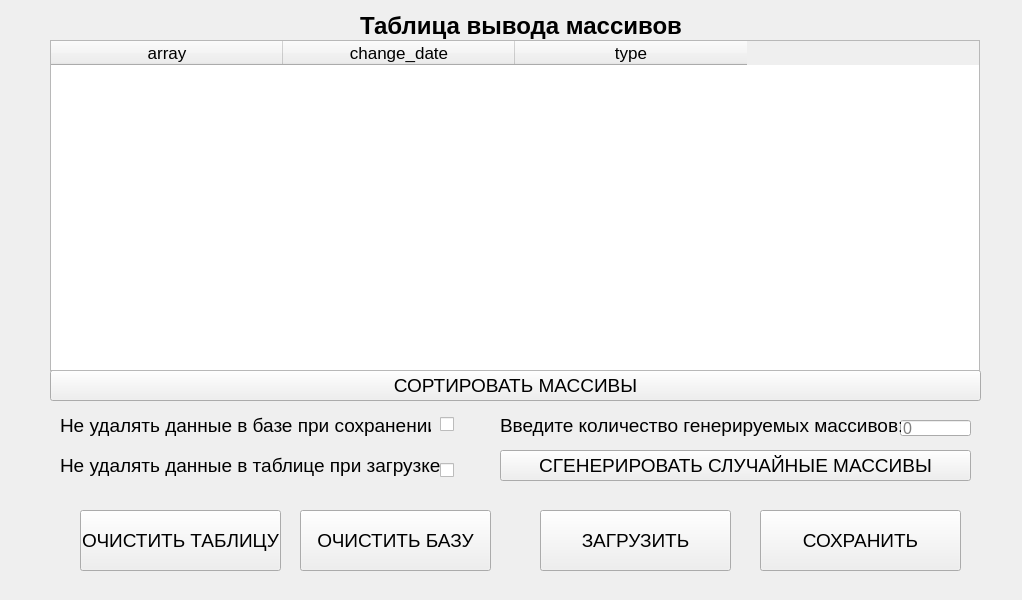
<?xml version="1.0" encoding="UTF-8"?>
<ui version="4.0">
 <class>MainWindowClass</class>
 <widget class="QMainWindow" name="MainWindowClass">
  <property name="geometry">
   <rect>
    <x>0</x>
    <y>0</y>
    <width>1022</width>
    <height>600</height>
   </rect>
  </property>
  <property name="windowTitle">
   <string>РПС. Лабораторная работа №3</string>
  </property>
  <widget class="QWidget" name="centralWidget">
   <widget class="QPushButton" name="random_btn">
    <property name="geometry">
     <rect>
      <x>500</x>
      <y>450</y>
      <width>471</width>
      <height>31</height>
     </rect>
    </property>
    <property name="font">
     <font>
      <pointsize>14</pointsize>
      <bold>false</bold>
     </font>
    </property>
    <property name="text">
     <string>СГЕНЕРИРОВАТЬ СЛУЧАЙНЫЕ МАССИВЫ</string>
    </property>
   </widget>
   <widget class="QTableWidget" name="output_table">
    <property name="geometry">
     <rect>
      <x>50</x>
      <y>40</y>
      <width>930</width>
      <height>331</height>
     </rect>
    </property>
    <property name="editTriggers">
     <set>QAbstractItemView::NoEditTriggers</set>
    </property>
    <property name="dragEnabled">
     <bool>false</bool>
    </property>
    <property name="dragDropMode">
     <enum>QAbstractItemView::NoDragDrop</enum>
    </property>
    <property name="columnCount">
     <number>3</number>
    </property>
    <attribute name="horizontalHeaderVisible">
     <bool>true</bool>
    </attribute>
    <attribute name="horizontalHeaderCascadingSectionResizes">
     <bool>false</bool>
    </attribute>
    <attribute name="horizontalHeaderDefaultSectionSize">
     <number>232</number>
    </attribute>
    <attribute name="horizontalHeaderHighlightSections">
     <bool>true</bool>
    </attribute>
    <column>
     <property name="text">
      <string>array</string>
     </property>
     <property name="font">
      <font>
       <pointsize>13</pointsize>
      </font>
     </property>
    </column>
    <column>
     <property name="text">
      <string>change_date</string>
     </property>
     <property name="font">
      <font>
       <pointsize>13</pointsize>
      </font>
     </property>
    </column>
    <column>
     <property name="text">
      <string>type</string>
     </property>
     <property name="font">
      <font>
       <pointsize>13</pointsize>
      </font>
     </property>
    </column>
   </widget>
   <widget class="QPushButton" name="load_btn">
    <property name="enabled">
     <bool>true</bool>
    </property>
    <property name="geometry">
     <rect>
      <x>540</x>
      <y>510</y>
      <width>191</width>
      <height>61</height>
     </rect>
    </property>
    <property name="font">
     <font>
      <pointsize>14</pointsize>
     </font>
    </property>
    <property name="text">
     <string>ЗАГРУЗИТЬ</string>
    </property>
   </widget>
   <widget class="QPushButton" name="save_btn">
    <property name="enabled">
     <bool>true</bool>
    </property>
    <property name="geometry">
     <rect>
      <x>760</x>
      <y>510</y>
      <width>201</width>
      <height>61</height>
     </rect>
    </property>
    <property name="font">
     <font>
      <pointsize>14</pointsize>
     </font>
    </property>
    <property name="text">
     <string>СОХРАНИТЬ</string>
    </property>
   </widget>
   <widget class="QPushButton" name="sort_btn">
    <property name="geometry">
     <rect>
      <x>50</x>
      <y>370</y>
      <width>931</width>
      <height>31</height>
     </rect>
    </property>
    <property name="font">
     <font>
      <pointsize>14</pointsize>
      <bold>false</bold>
     </font>
    </property>
    <property name="text">
     <string>СОРТИРОВАТЬ МАССИВЫ</string>
    </property>
   </widget>
   <widget class="QLabel" name="label">
    <property name="geometry">
     <rect>
      <x>360</x>
      <y>10</y>
      <width>321</width>
      <height>31</height>
     </rect>
    </property>
    <property name="font">
     <font>
      <pointsize>18</pointsize>
      <bold>true</bold>
     </font>
    </property>
    <property name="text">
     <string>Таблица вывода массивов</string>
    </property>
   </widget>
   <widget class="QLineEdit" name="number_of_arrays">
    <property name="geometry">
     <rect>
      <x>900</x>
      <y>420</y>
      <width>71</width>
      <height>16</height>
     </rect>
    </property>
    <property name="font">
     <font>
      <pointsize>12</pointsize>
     </font>
    </property>
    <property name="text">
     <string/>
    </property>
    <property name="placeholderText">
     <string>0</string>
    </property>
   </widget>
   <widget class="QLabel" name="label_2">
    <property name="geometry">
     <rect>
      <x>60</x>
      <y>410</y>
      <width>371</width>
      <height>31</height>
     </rect>
    </property>
    <property name="font">
     <font>
      <pointsize>14</pointsize>
     </font>
    </property>
    <property name="text">
     <string>Не удалять данные в базе при сохранении</string>
    </property>
   </widget>
   <widget class="QLabel" name="label_3">
    <property name="geometry">
     <rect>
      <x>60</x>
      <y>450</y>
      <width>381</width>
      <height>31</height>
     </rect>
    </property>
    <property name="font">
     <font>
      <pointsize>14</pointsize>
     </font>
    </property>
    <property name="text">
     <string>Не удалять данные в таблице при загрузке</string>
    </property>
   </widget>
   <widget class="QCheckBox" name="save_in_db">
    <property name="geometry">
     <rect>
      <x>440</x>
      <y>409</y>
      <width>21</width>
      <height>31</height>
     </rect>
    </property>
    <property name="text">
     <string/>
    </property>
   </widget>
   <widget class="QCheckBox" name="save_in_table">
    <property name="geometry">
     <rect>
      <x>440</x>
      <y>460</y>
      <width>21</width>
      <height>21</height>
     </rect>
    </property>
    <property name="text">
     <string/>
    </property>
   </widget>
   <widget class="QLabel" name="label_4">
    <property name="geometry">
     <rect>
      <x>500</x>
      <y>400</y>
      <width>401</width>
      <height>51</height>
     </rect>
    </property>
    <property name="font">
     <font>
      <pointsize>14</pointsize>
     </font>
    </property>
    <property name="text">
     <string>Введите количество генерируемых массивов:</string>
    </property>
   </widget>
   <widget class="QPushButton" name="clear_database_btn">
    <property name="enabled">
     <bool>true</bool>
    </property>
    <property name="geometry">
     <rect>
      <x>300</x>
      <y>510</y>
      <width>191</width>
      <height>61</height>
     </rect>
    </property>
    <property name="font">
     <font>
      <pointsize>14</pointsize>
     </font>
    </property>
    <property name="text">
     <string>ОЧИСТИТЬ БАЗУ</string>
    </property>
   </widget>
   <widget class="QPushButton" name="clear_table_btn">
    <property name="enabled">
     <bool>true</bool>
    </property>
    <property name="geometry">
     <rect>
      <x>80</x>
      <y>510</y>
      <width>201</width>
      <height>61</height>
     </rect>
    </property>
    <property name="font">
     <font>
      <pointsize>14</pointsize>
     </font>
    </property>
    <property name="text">
     <string>ОЧИСТИТЬ ТАБЛИЦУ</string>
    </property>
   </widget>
   <zorder>random_btn</zorder>
   <zorder>load_btn</zorder>
   <zorder>save_btn</zorder>
   <zorder>sort_btn</zorder>
   <zorder>label</zorder>
   <zorder>output_table</zorder>
   <zorder>number_of_arrays</zorder>
   <zorder>label_2</zorder>
   <zorder>label_3</zorder>
   <zorder>save_in_db</zorder>
   <zorder>save_in_table</zorder>
   <zorder>label_4</zorder>
   <zorder>clear_database_btn</zorder>
   <zorder>clear_table_btn</zorder>
  </widget>
 </widget>
 <layoutdefault spacing="6" margin="11"/>
 <resources>
  <include location="resource.qrc"/>
 </resources>
 <connections/>
</ui>
